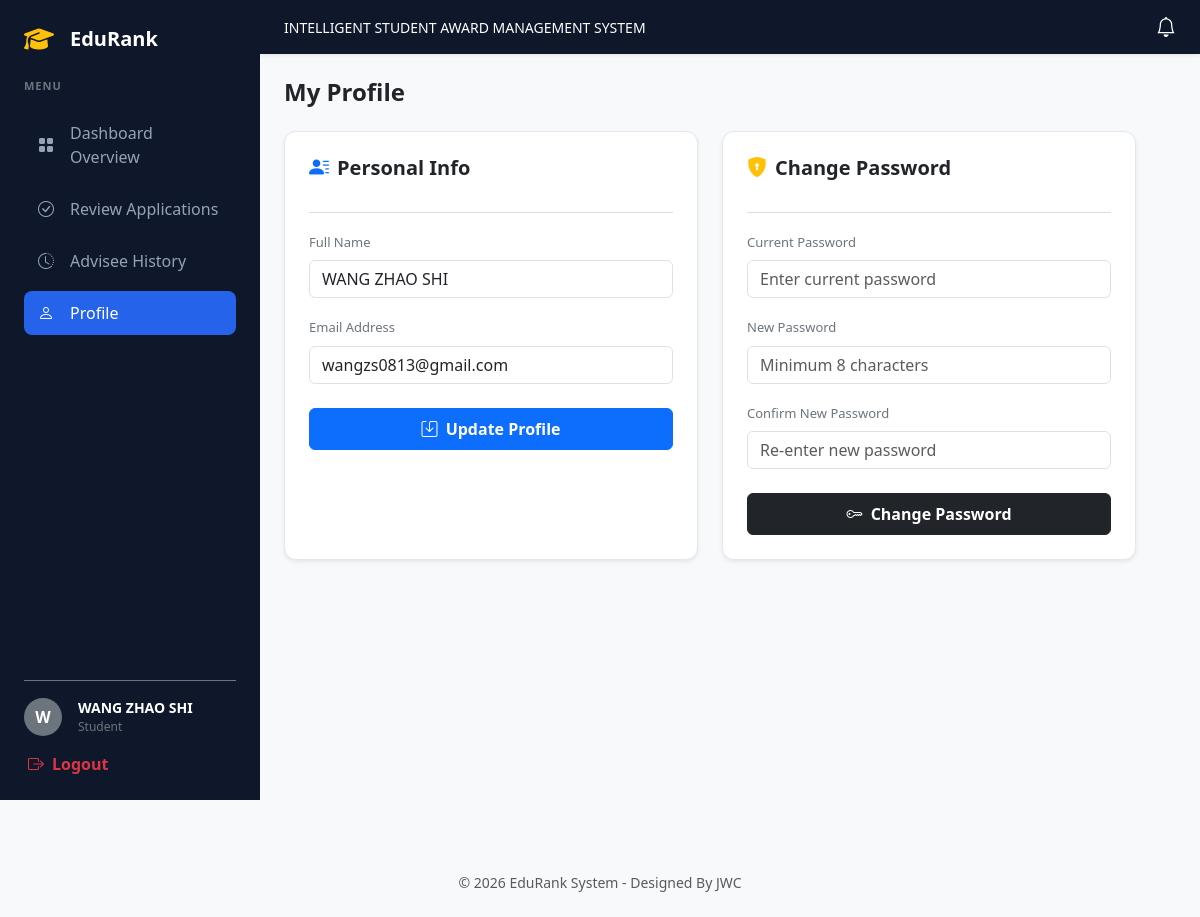
/pa_profile.php (signed in), run on the app's committed database.
### tables this page shows
CREATE TABLE `users` (
  `user_id` int(11) NOT NULL,
  `full_name` varchar(100) NOT NULL,
  `email` varchar(100) NOT NULL,
  `password` varchar(255) NOT NULL,
  `role` enum('Student','Academic Advisor','Evaluation Committee','Admin') NOT NULL,
  `assigned_category_id` int(11) DEFAULT NULL COMMENT 'For Committee: Which award category they evaluate',
  `must_change_password` tinyint(1) DEFAULT 1,
  `is_active` tinyint(1) DEFAULT 1,
  `created_at` timestamp NOT NULL DEFAULT current_timestamp(),
  `updated_at` timestamp NOT NULL DEFAULT current_timestamp() ON UPDATE current_timestamp(),
  `last_login` datetime DEFAULT NULL,
  `reset_token` varchar(64) DEFAULT NULL,
  `reset_expires` datetime DEFAULT NULL
);

### pa_profile.php (the view, shortened to what this page needs)
<?php
require_once 'config.php';
$user_id = $_SESSION['user_id'];
try {
    $stmt = $pdo->prepare("SELECT full_name, email FROM users WHERE user_id = ?");
    $stmt->execute([$user_id]);
    $pa_info = $stmt->fetch();
} catch (PDOException $e) {
    $error_msg = "Database error: " . $e->getMessage();
}
$name = $pa_info['full_name'] ?? $_SESSION['user_name'] ?? 'Dr. Sarah Smith';
$role = $_SESSION['user_role'] ?? 'Academic Advisor';
?>
<!DOCTYPE html>
<html lang="en">
<head>
    <link href="https://cdn.jsdelivr.net/npm/bootstrap@5.3.0/dist/css/bootstrap.min.css" rel="stylesheet">
    <link rel="stylesheet" href="https://cdn.jsdelivr.net/npm/bootstrap-icons@1.11.0/font/bootstrap-icons.css">
    <link rel="stylesheet" href="https://cdnjs.cloudflare.com/ajax/libs/font-awesome/6.4.0/css/all.min.css">
    <link rel="stylesheet" href="style.css">
</head>
<body class="dashboard-body">
<div class="d-flex">
    <aside class="sidebar p-4 d-flex flex-column justify-content-between">
        <div>
            <div class="d-flex align-items-center gap-2 mb-4">
                <i class="fa-solid fa-graduation-cap text-warning me-2 fs-4"></i>
                <span class="fs-5 fw-bold text-white">EduRank</span>
            </div>
            <div class="text-uppercase text-secondary text-xs fw-bold mb-3" style="font-size: 11px; letter-spacing: 1px;">MENU</div>
            <ul class="nav nav-pills flex-column gap-2">
                <li class="nav-item">
                    <a href="pa_dashboard.php" class="nav-link d-flex align-items-center gap-3">
                        <i class="bi bi-grid-fill"></i> Dashboard Overview
                    </a>
                </li>
                <li class="nav-item">
                    <a href="pa_review.php" class="nav-link d-flex align-items-center gap-3">
                        <i class="bi bi-check-circle"></i> Review Applications
                    </a>
                </li>
                <li class="nav-item">
                    <a href="pa_history.php" class="nav-link d-flex align-items-center gap-3">
                        <i class="bi bi-clock-history"></i> Advisee History
                    </a>
                </li>
                <li class="nav-item">
                    <a href="pa_profile.php" class="nav-link active d-flex align-items-center gap-3">
                        <i class="bi bi-person"></i> Profile
                    </a>
                </li>
            </ul>
        </div>
        <div class="border-top border-secondary pt-3">
            <div class="d-flex align-items-center gap-3 mb-3">
                <div class="bg-secondary text-white rounded-circle d-flex align-items-center justify-content-center fw-bold" style="width: 38px; height: 38px;">
                    <?php echo strtoupper(substr($name, 0, 1)); ?>
                </div>
                <div>
                    <div class="fw-bold text-sm text-white" style="font-size: 14px;"><?php echo htmlspecialchars($name); ?></div>
                    <div class="text-secondary" style="font-size: 12px;"><?php echo htmlspecialchars($role); ?></div>
                </div>
            </div>
            <a href="logout.php" class="text-danger text-decoration-none text-sm fw-semibold d-flex align-items-center gap-2 ms-1">
                <i class="bi bi-box-arrow-right"></i> Logout
            </a>
        </div>
    </aside>
    <div class="main-content flex-grow-1">
        <header class="top-header shadow-sm">
            <span class="fw-medium text-white" style="font-size: 14px;">INTELLIGENT STUDENT AWARD MANAGEMENT SYSTEM</span>
            <?php include 'notification.php'; ?>
        </header>
        <div class="p-4" style="max-width: 900px;">
            <h4 class="fw-bold mb-4 text-dark">My Profile</h4>
            <div class="row g-4">
                <div class="col-md-6">
                    <div class="card bg-white custom-card shadow-sm p-4 h-100">
                        <h5 class="fw-bold mb-3 text-dark"><i class="bi bi-person-lines-fill me-2 text-primary"></i>Personal Info</h5>
                        <hr class="text-secondary opacity-25">
                        <form method="POST" action="pa_profile.php">
                            <div class="mb-3">
                                <label class="form-label text-secondary fw-medium" style="font-size: 13px;">Full Name</label>
                                <input type="text" name="full_name" class="form-control" value="<?php echo htmlspecialchars($pa_info['full_name'] ?? $name); ?>" required>
                            </div>
                            <div class="mb-4">
                                <label class="form-label text-secondary fw-medium" style="font-size: 13px;">Email Address</label>
                                <input type="email" name="email" class="form-control" value="<?php echo htmlspecialchars($pa_info['email'] ?? ''); ?>" required>
                            </div>
                            <button type="submit" name="update_profile" class="btn btn-primary fw-bold w-100 py-2">
                                <i class="bi bi-save me-1"></i> Update Profile
                            </button>
                        </form>
                    </div>
                </div>
                <div class="col-md-6">
                    <div class="card bg-white custom-card shadow-sm p-4 h-100">
                        <h5 class="fw-bold mb-3 text-dark"><i class="bi bi-shield-lock-fill me-2 text-warning"></i>Change Password</h5>
                        <hr class="text-secondary opacity-25">
                        <form method="POST" action="pa_profile.php">
                            <div class="mb-3">
                                <label class="form-label text-secondary fw-medium" style="font-size: 13px;">Current Password</label>
                                <input type="password" name="current_password" class="form-control" placeholder="Enter current password" required>
                            </div>
                            <div class="mb-3">
                                <label class="form-label text-secondary fw-medium" style="font-size: 13px;">New Password</label>
                                <input type="password" name="new_password" class="form-control" placeholder="Minimum 8 characters" required>
                            </div>
                            <div class="mb-4">
                                <label class="form-label text-secondary fw-medium" style="font-size: 13px;">Confirm New Password</label>
                                <input type="password" name="confirm_password" class="form-control" placeholder="Re-enter new password" required>
                            </div>
                            <button type="submit" name="change_password" class="btn btn-dark fw-bold w-100 py-2">
                                <i class="bi bi-key me-1"></i> Change Password
                            </button>
                        </form>
                    </div>
                </div>
            </div>
        </div>
    </div>
</div>
<footer class="text-center p-4 mt-5 text-muted">
    <p class="mb-0 small">&copy; 2026 EduRank System - Designed By JWC</p>
</footer>
</body>
</html>

### style.css (style rules this page uses)
:root { --primary-color: #1e3a8a; --secondary-color: #416cb2; --accent-color: #f59e0b; --bg-main: #f8fafc; --card-bg: #ffffff; --text-dark: #334155; --text-muted: #64748b; }
body { background-color: var(--bg-main) !important; font-family: 'Segoe UI', Tahoma, Geneva, Verdana, sans-serif; color: var(--text-dark); margin: 0; padding: 0; }
body.dashboard-body { background-color: #f8f9fa !important; font-family: system-ui, -apple-system, "Segoe UI", Roboto, sans-serif; margin: 0; padding: 0; }
.sidebar { width: 260px; height: 100vh; background-color: #0f172a !important; color: #ffffff !important; position: fixed; top: 0; left: 0; z-index: 1000; transition: all 0.3s ease; }
.sidebar .nav-link { color: #94a3b8 !important; transition: all 0.2s ease; border-radius: 8px; padding: 10px 14px; }
.sidebar .nav-link.active { background-color: #2563eb !important; color: #ffffff !important; }
.main-content { margin-left: 260px; min-height: 100vh; transition: all 0.3s ease; }
.top-header { background-color: #0f172a; color: #ffffff; padding: 12px 24px; display: flex; align-items: center; justify-content: space-between; }
.custom-card { border: 1px solid #e2e8f0; border-radius: 12px; }

### data on the page
users: full_name "W", full_name "WANG ZHAO SHI", email "wangzs0813@gmail.com"

### other printed values
$role "Student"
